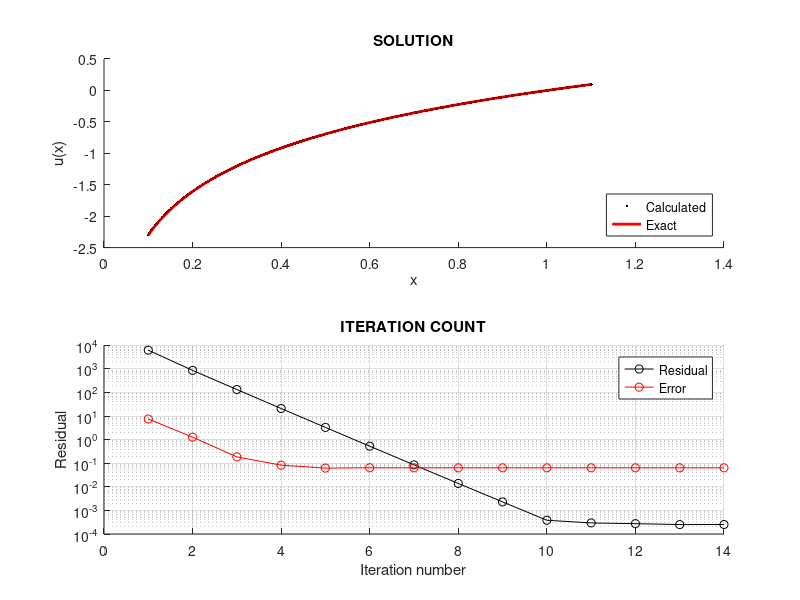

The MATLAB source for this figure:
function [] = gmg_final()


    % Plot the solution/iteration data
    plots = true;


    % Domain 
    global a b; 
    a = 0.1; b = a+1;


    % Global functions for mg. Conditionally set these based on problem.
    global A create_mat smooth;
    
    % Grid resolution
    k = 10;
    N = 2^k + 1;
    
    % Grid width
    h = (b-a)/(N+1);
    
    % Interval data
    x = linspace(a,b,N)';
    
    % Variable coefficient or Poisson?
    poisson = 0;


    % If we want to solve Poisson problem
    if poisson
        % Boundary conditions
        alpha = 0; beta = 1;


        % Exact solution
        u_ex = (alpha-beta)/(a-b)*x + 0.5*(alpha+beta) + 0.5*(a+b)/(a-b)*(beta-alpha);
        f = 0*x;
        f(1) = f(1) - alpha/h^2;
        f(N) = f(N) - beta/h^2;


        A = @(s) A_poisson(s);
        create_mat = @(s) create_mat_poisson(s);
        smooth = @(u,v,w) smooth_poisson(u,v,w);
     
    else % Otherwise, we are solving variable coefficient problem


        % Exact solution
        u_ex = log(x);


        % Boundary conditions
        alpha = log(a); beta = log(b);
        f = 0*x;
        f(1) = f(1) - alpha/h^2;
        f(N) = f(N) - beta*(1/h^2+1/(a+N*h)/h);
        
        A = @(s) A_varcoef(s);
        create_mat = @(s) create_mat_varcoef(s);
        smooth = @(u,v,w) smooth_varcoef(u,v,w);
    end
    
    % Tolerances
    res_tol = 1e-10;
    ratio_tol = 1e-2;
    
    % Arrays to hold convergence data
    residuals = [];
    errors = [];
    
    % 1 for V-cycle, 2 for W-cycle
    v_or_w = 1;
    
    % How many iterations?
    max_cycles = 100;
    
    % Begin mg iteration
    u = zeros(N,1);
    for cycles = 1:max_cycles
        
        % Perform a single mg cycle
        u = mg_cycle(u, f, k, v_or_w);


        % Store the current residual and error
        residuals = [residuals, norm(A(u)-f)];
        errors = [errors, norm(u-u_ex)];
        
        % Check if we have reached convergence tolerance
        if residuals(end) < res_tol
            fprintf('\n  **CONVERGED**\n\n');
            break;
        end
        
        % Check if we are no longer reducing the residual
        if cycles > 1
            ratio = residuals(cycles)/residuals(cycles-1);
            if norm(ratio-1,2) < ratio_tol
                fprintf('\n  **RESIDUAL NOT REDUCING**\n\n');
                break;
            end
        end
        
        % Check if something has gone terribly wrong
        if any(isnan(residuals))
            fprintf('\n  **FAILED**\n\n');
            break;
        end
    end
    
    % Display convergence information
    if v_or_w == 1; c = 'V'; else c = 'W'; end;
    fprintf('\t%c-cycle count: %d\n',c,cycles);
    fprintf('\tFinal residual: %.3e\n',residuals(end));
    fprintf('\tFinal error   : %.3e\n\n',errors(end));
    
    if plots
        % Plot the numerical and exact solutions
        figure();
        subplot(211);
        hold on
        plot(x, u, 'k.')
        plot(x, u_ex,'r','LineWidth',2);
        xlabel('x');
        ylabel('u(x)');
        title('SOLUTION');
        legend('Calculated', 'Exact','Location','SouthEast');


        % Plot the residual and error against iteration count
        subplot(212);
        set(gca,'YScale','log')
        hold on;
        plot(residuals,'ko-');
        plot(errors,'ro-');
        xlabel('Iteration number');
        ylabel('Residual');
        title('ITERATION COUNT');
        legend('Residual', 'Error');
        grid on;
    end
end


function u = mg_two_grid(u,f)
    global A create_mat smooth;


    % Pre-smooth
    u_fine = smooth(u, f, jacobi_pre);
    
    % Restrict the residual onto the coarser level
    residual = restrict(A(u_fine) - f);
    
    % Solve the problem exactly on the coarse level
    z = create_mat(2^(n-1)+1);
    u_coarse = z\residual;
    
    % Apply the coarse grid correction
    u_fine = u_fine - prolong(u_coarse);
    
    % Post-smooth
    u = smooth(u_fine, f, jacobi_post);
end


function u = mg_cycle(u, f, n, w)
    global A create_mat smooth;


    % w = 1 gives the v-cycle
    % w = 2 gives the w-cycle
    
    % Number of smoothing iterations
    jacobi_pre = 100;
    jacobi_post = 100;
    
    % Base case, solve the problem exactly
    if n == 3
        z = create_mat(2^n+1);
        u = z\f;
    else
        % Pre-smooth
        u = smooth(u, f, jacobi_pre);
        
        % Compute the residual and restrict to coarser grid
        d = restrict(A(u) - f);
        v = 0*d;
        for a = 1:w
            % Compute w recursive steps using the residual
            v = mg_cycle(v, d, n-1, w);
        end
        
        % Add the correction back to the finer grid solution
        u = u - prolong(v);
        
        % Post-smooth
        u = smooth(u, f, jacobi_post);
    end
end


function u = mg_f_cycle(f, n_max, n_min)
    % Perform a multigrid F-cycle, reaching the finest level n_max with 
    % 2^n_max+1 elements and starting on the coarsest level n_min


    % Solve exactly on the coarsest level first
    z = create_mat(2^n_min+1);
    u = z\restrict_n(f,n_max-n_min);
    
    % Perform n V-cycles, moving up a level each iteration
    for i = n_min:n_max
        % Interpolate to finer mesh first
        u = prolong(u);
        % Perform several V-cycles
        for k = 1:20
            u = mg_cycle(u, restrict_n(f, n_max-i), i, 1);
        end
    end
end


function u = smooth_varcoef(u, f, max_iter)
% Smoothing operation is done by the weighted Jacobi iteration


    % Variables a and b are the domain end points
    global a b
    % Weight parameter
    w = 2/3;
    % Number of elements on the current level
    m = numel(u);
    % Grid size on the current level
    h = (b-a)/(m+1);
    % Array containing all of the interior points
    I = 2:m-1;
    % Variable for tracking old solution
    u_old = u;


    % Iterate until reached maximum number of iterations
    for k=1:max_iter
        % Perform weighted Jacobi iteration
        % Treat end points separately
        % Vectorised operation to improve performance
        u(1) = (1-w)*u(1) - w/(-2/h^2 - 1/(a+h)/h ).*(u(2)*(1/h^2+1/(a+h)/h) - f(1));
        u(I) = (1-w)*u(I) - w./(-2/h^2 - 1./(a+I'*h)/h ).*(u(I-1)/h^2 + u(I+1).*(1/h^2+1./(a+I'*h)/h) - f(I));
        u(m) = (1-w)*u(m) - w/(-2/h^2 - 1/(a+m*h)/h ).*(u(m-1)/h^2 - f(m));
        
        % If we are no longer reducing the solution, stop iteration
        if norm(u_old - u) < 1e-10
            break;
        end
        % Keep the current solution for next time
        u_old = u;
    end
end


function u = smooth_poisson(u, f, max_iter)
% Smoothing operation is done by the weighted Jacobi iteration


    % Variables a and b are the domain end points
    global a b
    % Weight parameter
    w = 2/3;
    % Number of elements on the current level
    m = numel(u);
    % Grid size on the current level
    h = (b-a)/(m+1);
    % Array containing all of the interior points
    I = 2:m-1;
    % Variable for tracking old solution
    u_old = u;
    
    % Iterate until reached maximum number of iterations
    for k=1:max_iter
        % Perform weighted Jacobi iteration
        % Treat end points separately
        % Vectorised operation to improve performance
        u(1) = (1-w)*u(1) + w/2*(u(2) - h^2*f(1));
        u(I) = (1-w)*u(I) + w/2*(u(I-1) + u(I+1) - h^2*f(I));
        u(m) = (1-w)*u(m) + w/2*(u(m-1) - h^2*f(m));
        
        % If we are no longer reducing the solution, stop iteration
        if norm(u_old - u) < 1e-10
            break;
        end
        % Keep the current solution for next time
        u_old = u;
    end
end


function v = restrict(v)
    % Restriction interpolates from the fine grid down to the coarse grid
    v = v(1:2:end);
end


function v = restrict_n(v, n)
    % Iteratively apply restriction to a vector to reach the desired level
    % Used in the mg F-cycle
    for i=1:n
        v = restrict(v);
    end
end


function x = prolong(v)
    % Prolongation interpolates from the coarse grid up to the fine grid
    n = numel(v);
    x = interp1(linspace(0,1,n)', v, linspace(0,1,n*2-1)', 'linear');
end


function x = A_varcoef(u)
% Compute the matrix action for the variable coefficient discretisation
    
    % Domain end points, a and b
    global a b
    % Number of elements on the current level
    N = numel(u);
    % Grid size on the current level
    h = (b-a)/(N+1);
    % Solution variable
    x = u*0;
    
    % Apply the discretisation stencil to the vector u
    % Treat end points separate from interior points
    x(1) = [-2/h^2 - 1/(a+h)/h, 1/h^2 + 1/(a+h)/h]*u(1:2);
    for i = 2:N-1
         x(i) = [1/h^2, -2/h^2-1/(a+i*h)/h, 1/h^2+1/(a+i*h)/h]*u(i-1:i+1);
    end
    x(N) = [1/h^2, -2/h^2 - 1/(a+N*h)/h]*u(N-1:N);
end


function A = create_mat_varcoef(N)
% Create matrix of size NxN for solving the variable coefficient problem exactly


    % Domain end points, a and b
    global a b
    % Grid size on level N
    h = (b-a)/(N+1);
    % Matrix variable
    A = zeros(N);
    
    % Store the matrix entries into A
    A(1,1:2) = [-2/h^2 - 1/(a+h)/h, 1/h^2 + 1/(a+h)/h];
    for j=2:N-1
        A(j,j-1:j+1) = [1/h^2 , -2/h^2 - 1/(a+j*h)/h, 1/h^2 + 1/(a+j*h)/h];
    end
    A(N,N-1:N) = [1/h^2, -2/h^2 - 1/(a+N*h)/h];
end


function x = A_poisson(u)
% Compute the matrix action for the Poisson discretisation


    global a b;
    N = numel(u);
    h = (b-a)/(N+1);
    x = 0*u;


    x(1) = 1/h^2 * (-2*u(1) + u(2));
    for i = 2:N-1
        x(i) = 1/h^2 * (u(i-1) -2*u(i) + u(i+1));
    end
    x(end) = 1/h^2 * (u(end-1) - 2*u(end));


end


function A = create_mat_poisson(n)
% Create matrix of size NxN for solving the Poisson problem exactly


    global a b;
    h = (b-a)/(n+1);
    A = 1/h^2 *(sparse(diag(-2*ones(n,1))) + sparse(diag(ones(n-1,1),1)) + sparse(diag(ones(n-1,1),-1)));
end